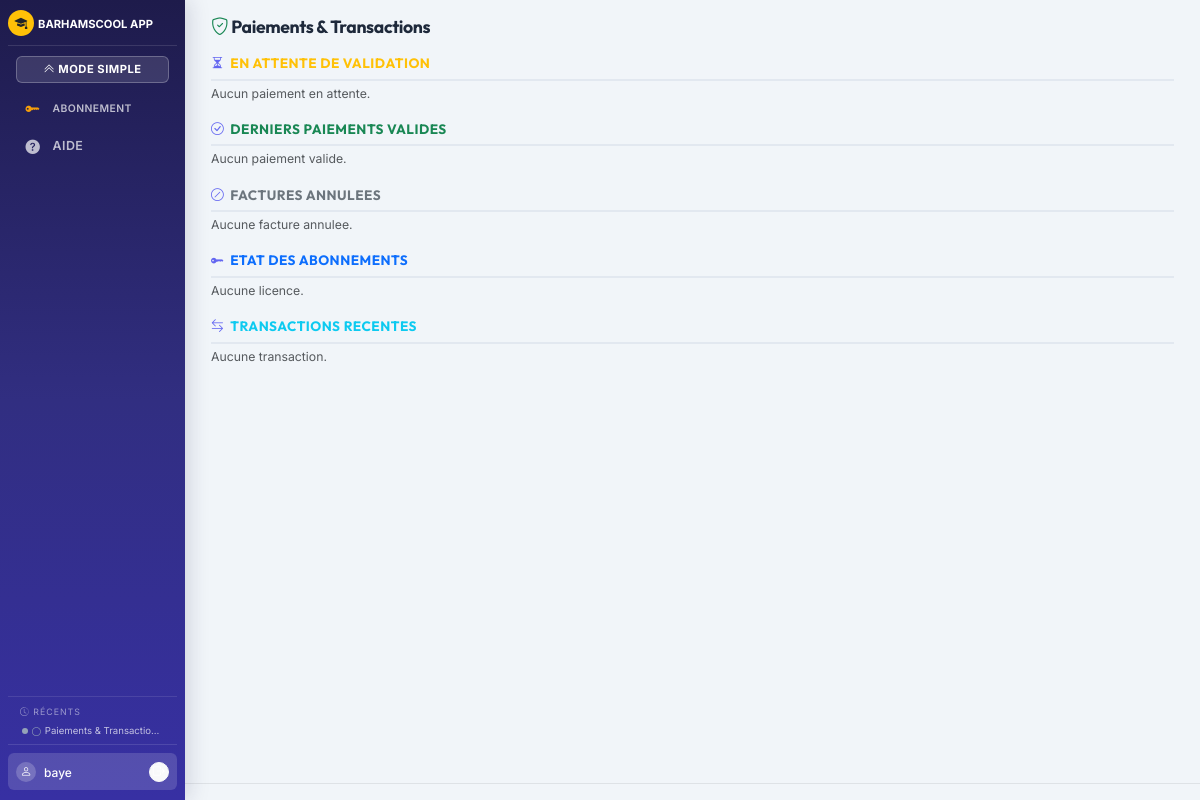
The page /admin/paiements (signed in) on the database as committed earlier.
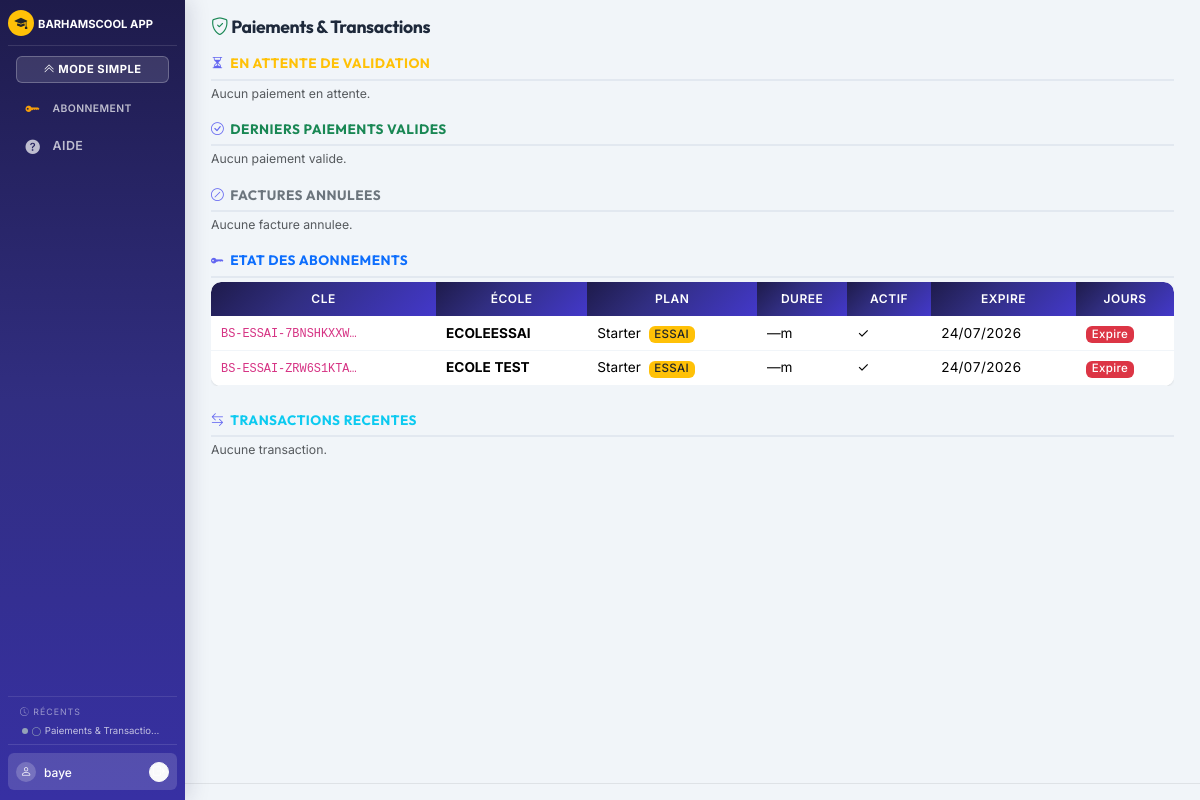
The same page on the database as committed later.
### models.py (models this page shows, shortened)
class Licence(db.Model):
    id = db.Column(db.Integer, primary_key=True)
    cle = db.Column(db.String(50), unique=True, nullable=False)
    date_expiration = db.Column(db.DateTime, nullable=False)
    active = db.Column(db.Boolean, default=True)
    date_activation = db.Column(db.DateTime)
    ecole_nom = db.Column(db.String(200))
    ecole_id = db.Column(db.Integer, db.ForeignKey('ecole.id'), nullable=True)
    created_at = db.Column(db.DateTime, default=lambda: datetime.now(timezone.utc))
    plan = db.Column(db.String(20), default='starter')  # starter, standard, premium
    eleves_max = db.Column(db.Integer, default=150)       # -1 = illimité
    personnel_max = db.Column(db.Integer, default=10)
    essai = db.Column(db.Boolean, default=False)           # licence d'essai gratuit
    modules = db.Column(db.Text, default='["eleves","classes","notes","bulletins","finances","personnel","documents"]')
    prix_paye = db.Column(db.Float, default=0)
    devise = db.Column(db.String(10), default='XOF')
    mode_paiement = db.Column(db.String(50))
    @property
    def jours_restants(self):
        if not self.date_expiration:
            return 0
        now = datetime.now(timezone.utc)
        df = self.date_expiration
        if df.tzinfo is None:
            df = df.replace(tzinfo=timezone.utc)
        return max(0, (df - now).days)
    @staticmethod
    def licence_active_for_ecole(ecole_id):
        now = datetime.now(timezone.utc)
        licence = Licence.query.filter_by(active=True, ecole_id=ecole_id).first()
        if not licence:
            return None
        if licence.date_expiration.tzinfo is None:
            exp_date = licence.date_expiration.replace(tzinfo=timezone.utc)
        else:
            exp_date = licence.date_expiration
        return licence if exp_date > now else None

### routes_saas.py (the view)
@app.route('/admin/paiements')
@login_required
def admin_paiements():
    if current_user.role != 'super_users':
        flash('Accès réservé au développeur.', 'danger')
        return redirect(url_for('dashboard'))
    paiements = FactureLicence.query.filter_by(statut='en_attente').order_by(
        FactureLicence.created_at.desc()).all()
    paiements_valides = FactureLicence.query.filter_by(statut='payee').order_by(
        FactureLicence.date_paiement.desc()).limit(20).all()
    paiements_annules = FactureLicence.query.filter_by(statut='annulee').order_by(
        FactureLicence.created_at.desc()).limit(20).all()
    transactions = TransactionLicence.query.order_by(
        TransactionLicence.created_at.desc()).limit(50).all()
    licences = Licence.query.order_by(
        Licence.date_activation.desc()).limit(100).all()
    return render_template('saas/admin_paiements.html',
        paiements=paiements, paiements_valides=paiements_valides,
        paiements_annules=paiements_annules, transactions=transactions,
        plans=PLANS, count_attente=len(paiements), licences=licences)

### app.py (called while the page is built, shortened)
def get_current_ecole_id():
    if 'ecole_id' in session:
        return session['ecole_id']
    ecole = Ecole.query.first()
    if ecole:
        session['ecole_id'] = ecole.id
        return ecole.id
    return 1

def get_current_annee():
    ecole_id = get_current_ecole_id()
    ecole = Ecole.query.get(ecole_id)
    if ecole and ecole.annee_scolaire and str(ecole.annee_scolaire).strip():
        return str(ecole.annee_scolaire).strip()

@app.context_processor
def inject_globals():
    try:
        ecole_id = get_current_ecole_id()
        ecole = Ecole.query.get(ecole_id)
        if not ecole:
            ecole = Ecole.query.first()
            if ecole: session['ecole_id'] = ecole.id
        all_ecoles = Ecole.query.all()
        annees = AnneeScolaire.query.filter_by(ecole_id=ecole_id).order_by(AnneeScolaire.annee.desc()).all()
        current_annee = get_current_annee()
    except Exception:
        ecole = None
        all_ecoles = []
        annees = []
        current_annee = get_current_annee()
    return dict(ecole=ecole, all_ecoles=all_ecoles, all_annees=annees, current_annee=current_annee)

### routes_auth.py (called while the page is built)
@login_manager.user_loader
def load_user(id): return User.query.get(int(id))

### templates/saas/admin_paiements.html (shortened to what the changed rows need)
{% extends "base.html" %}
{% block content %}
<div class="container py-3">
    <div class="d-flex justify-content-between align-items-center mb-3">
        <h4 class="mb-0"><i class="bi bi-shield-check text-success"></i> Paiements & Transactions</h4>
    </div>
    <div class="section-title text-warning fw-bold mb-1"><i class="bi bi-hourglass-split"></i> En attente de validation</div>
    {% if paiements %}
    <div class="table-responsive mb-4">
        <table class="table table-hover align-middle small">
            <thead class="table-warning"><tr>
                <th style="width:40px"><input type="checkbox" id="selectAll_attente" onchange="toggleAll(this, 'attente')" title="Tout sélectionner"></th>
                <th>Facture</th><th>Ecole</th><th>Plan</th><th>Montant</th><th>Paiement</th><th>Date</th><th class="text-end">Actions</th>
            </tr></thead>
            <tbody>
                {% for p in paiements %}
                <tr>
                    <td><input type="checkbox" name="facture_ids[]" value="{{ p.id }}" form="formBulk" class="cb-attente" onchange="updateBouton()"></td>
                    <td><code>{{ p.numero }}</code></td>
                    <td class="fw-bold">{{ p.ecole.nom if p.ecole else 'École supprimée' }}</td>
                    <td>{{ plans[p.plan].nom if p.plan in plans else p.plan }} ({{ p.duree_mois }}m)</td>
                    <td class="fw-bold text-danger">{{ "{:,.0f}".format(p.montant) }} F</td>
                    <td><span class="badge bg-light text-dark">{{ p.mode_paiement or '—' }}</span></td>
                    <td>{{ p.created_at.strftime('%d/%m/%y %H:%M') }}</td>
                    <td class="text-end">
                        <form method="POST" action="{{ url_for('admin_valider_paiement', facture_id=p.id) }}" class="d-inline">
                            <button class="btn btn-success btn-sm py-0" onclick="return confirm('Valider le paiement de {{ p.ecole.nom if p.ecole else '—' }} ?')"><i class="bi bi-check-lg"></i></button>
                        </form>
                        <form method="POST" action="{{ url_for('admin_refuser_paiement', facture_id=p.id) }}" class="d-inline ms-1">
                            <button class="btn btn-outline-danger btn-sm py-0" onclick="return confirm('Refuser ?')"><i class="bi bi-x-lg"></i></button>
                        </form>
                        <form method="POST" action="{{ url_for('admin_supprimer_paiement', facture_id=p.id) }}" class="d-inline ms-1">
                            <button class="btn btn-outline-dark btn-sm py-0" onclick="return confirm('SUPPRIMER definitivement ?')" title="Supprimer"><i class="bi bi-trash"></i></button>
                        </form>
                    </td>
                </tr>
                {% endfor %}
            </tbody>
        </table>
    </div>
    {% else %}
    <p class="text-muted small mb-3">Aucun paiement en attente.</p>
    {% endif %}
    <div class="section-title text-success fw-bold mb-1"><i class="bi bi-check-circle"></i> Derniers paiements valides</div>
    {% if paiements_valides %}
    <div class="table-responsive mb-4">
        <table class="table table-hover align-middle small">
            <thead class="table-light"><tr>
                <th style="width:40px"><input type="checkbox" id="selectAll_valide" onchange="toggleAll(this, 'valide')" title="Tout sélectionner"></th>
                <th>Facture</th><th>Ecole</th><th>Plan</th><th>Montant</th><th>Paiement</th><th>Valide le</th><th></th>
            </tr></thead>
            <tbody>
                {% for p in paiements_valides %}
                <tr>
                    <td><input type="checkbox" name="facture_ids[]" value="{{ p.id }}" form="formBulk" class="cb-valide" onchange="updateBouton()"></td>
                    <td><code>{{ p.numero }}</code></td>
                    <td>{{ p.ecole.nom if p.ecole else '—' }}</td>
                    <td>{{ plans[p.plan].nom if p.plan in plans else p.plan }}</td>
                    <td class="fw-bold text-success">{{ "{:,.0f}".format(p.montant) }} F</td>
                    <td>{{ p.mode_paiement or '—' }}</td>
                    <td>{{ p.date_paiement.strftime('%d/%m/%y %H:%M') if p.date_paiement else '—' }}</td>
                    <td class="text-end">
                        <form method="POST" action="{{ url_for('admin_supprimer_paiement', facture_id=p.id) }}" class="d-inline">
                            <button class="btn btn-outline-dark btn-sm py-0" onclick="return confirm('SUPPRIMER cette facture et ses transactions ?')" title="Supprimer"><i class="bi bi-trash"></i></button>
                        </form>
                    </td>
                </tr>
                {% endfor %}
            </tbody>
        </table>
    </div>
    {% else %}
    <p class="text-muted small mb-3">Aucun paiement valide.</p>
    {% endif %}
    <div class="section-title text-secondary fw-bold mb-1"><i class="bi bi-slash-circle"></i> Factures annulees</div>
    {% if paiements_annules %}
    <div class="table-responsive mb-4">
        <table class="table table-hover align-middle small">
            <thead class="table-light"><tr>
                <th style="width:40px"><input type="checkbox" id="selectAll_annule" onchange="toggleAll(this, 'annule')" title="Tout sélectionner"></th>
                <th>Facture</th><th>Ecole</th><th>Plan</th><th>Montant</th><th>Date</th><th></th>
            </tr></thead>
            <tbody>
                {% for p in paiements_annules %}
                <tr>
                    <td><input type="checkbox" name="facture_ids[]" value="{{ p.id }}" form="formBulk" class="cb-annule" onchange="updateBouton()"></td>
                    <td><code>{{ p.numero }}</code></td>
                    <td>{{ p.ecole.nom if p.ecole else '—' }}</td>
                    <td>{{ plans[p.plan].nom if p.plan in plans else p.plan }}</td>
                    <td>{{ "{:,.0f}".format(p.montant) }} F</td>
                    <td>{{ p.created_at.strftime('%d/%m/%y %H:%M') }}</td>
                    <td class="text-end">
                        <form method="POST" action="{{ url_for('admin_supprimer_paiement', facture_id=p.id) }}" class="d-inline">
                            <button class="btn btn-outline-dark btn-sm py-0" onclick="return confirm('SUPPRIMER cette facture ?')" title="Supprimer"><i class="bi bi-trash"></i></button>
                        </form>
                    </td>
                </tr>
                {% endfor %}
            </tbody>
        </table>
    </div>
    {% else %}
    <p class="text-muted small mb-3">Aucune facture annulee.</p>
    {% endif %}
    <div class="section-title text-primary fw-bold mb-1"><i class="bi bi-key-fill"></i> Etat des abonnements</div>
    {% if licences %}
    <div class="table-responsive mb-4">
        <table class="table table-hover align-middle small">
            <thead class="table-primary"><tr><th>Cle</th><th>École</th><th>Plan</th><th>Duree</th><th>Actif</th><th>Expire</th><th>Jours</th></tr></thead>
            <tbody>
                {% for l in licences %}
                <tr>
                    <td><code title="{{ l.cle }}">{{ l.cle[:18] }}…</code></td>
                    <td class="fw-bold">{{ l.ecole_nom or (l.ecole.nom if l.ecole else '—') }}</td>
                    <td>
                        {% if plans.get(l.plan) %}{{ plans[l.plan].nom }}{% else %}{{ l.plan }}{% endif %}
                        {% if l.essai %}<span class="badge bg-warning text-dark ms-1">ESSAI</span>{% endif %}
                    </td>
                    <td>{{ l.duree_mois if l.duree_mois else '—' }}m</td>
                    <td>{{ "✓" if l.active else "✗" }}</td>
                    <td>{{ l.date_expiration.strftime('%d/%m/%Y') if l.date_expiration else '—' }}</td>
                    <td>
                        {% if l.active and l.jours_restants is not none %}
                            {% if l.jours_restants == 0 %}<span class="badge bg-danger">Expire</span>
                            {% elif l.jours_restants <= 7 %}<span class="badge bg-warning text-dark">{{ l.jours_restants }}j</span>
                            {% else %}<span class="badge bg-success">{{ l.jours_restants }}j</span>
                            {% endif %}
                        {% else %}<span class="badge bg-secondary">Inactif</span>{% endif %}
                    </td>
                </tr>
                {% endfor %}
            </tbody>
        </table>
    </div>
    {% else %}
    <p class="text-muted small mb-3">Aucune licence.</p>
    {% endif %}
    <div class="section-title text-info fw-bold mb-1"><i class="bi bi-arrow-left-right"></i> Transactions recentes</div>
    {% if transactions %}
    <div class="table-responsive mb-4">
        <table class="table table-hover align-middle small">
            <thead class="table-light"><tr><th>ID</th><th>Ecole</th><th>Montant</th><th>Passerelle</th><th>Statut</th><th>Date</th><th></th></tr></thead>
            <tbody>
                {% for t in transactions %}
                <tr>
                    <td><code>#{{ t.id }}</code></td>
                    <td>{{ t.ecole.nom if t.ecole else '—' }}</td>
                    <td class="fw-bold">{{ "{:,.0f}".format(t.montant) }} F</td>
                    <td><span class="badge bg-light text-dark">{{ t.passerelle or t.mode_paiement or '—' }}</span></td>
                    <td>
                        {% if t.statut == 'reussie' %}<span class="badge bg-success">Reussie</span>
                        {% elif t.statut == 'initiee' %}<span class="badge bg-warning text-dark">Initiee</span>
                        {% else %}<span class="badge bg-secondary">{{ t.statut }}</span>{% endif %}
                    </td>
                    <td>{{ t.created_at.strftime('%d/%m/%y %H:%M') }}</td>
                    <td class="text-end">
                        <form method="POST" action="{{ url_for('admin_supprimer_transaction', tr_id=t.id) }}" class="d-inline">
                            <button class="btn btn-outline-dark btn-sm py-0" onclick="return confirm('SUPPRIMER cette transaction ?')" title="Supprimer"><i class="bi bi-trash"></i></button>
                        </form>
                    </td>
                </tr>
                {% endfor %}
            </tbody>
        </table>
    </div>
    {% else %}
    <p class="text-muted small">Aucune transaction.</p>
    {% endif %}
</div>
{% endblock %}

Rows that differ between the two databases and show on the page:
added Licence: cle "BS-ESSAI-7BNSHKXXW", ecole_nom "ECOLEESSAI", plan "Starter", essai "ESSAI", duree_mois "—", active "✓", date_expiration "24/07/2026", shows "Expire"
added Licence: cle "BS-ESSAI-ZRW6S1KTA", ecole_nom "ECOLE TEST", plan "Starter", essai "ESSAI", duree_mois "—", active "✓", date_expiration "24/07/2026", shows "Expire"
Other text that changed with them:
text no longer shown: "Aucune licence."
text now shown: "CLE ÉCOLE PLAN DUREE ACTIF EXPIRE JOURS"
